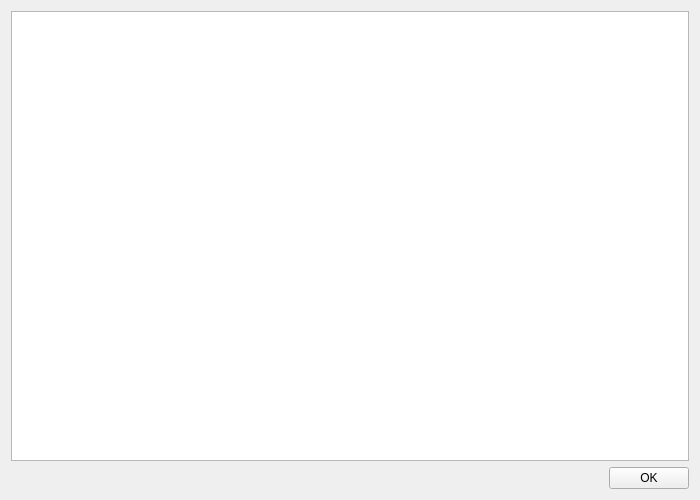
<?xml version="1.0" encoding="UTF-8"?>
<ui version="4.0">
 <class>vpnChangelog</class>
 <widget class="QWidget" name="vpnChangelog">
  <property name="geometry">
   <rect>
    <x>0</x>
    <y>0</y>
    <width>700</width>
    <height>500</height>
   </rect>
  </property>
  <property name="windowTitle">
   <string>Form</string>
  </property>
  <layout class="QVBoxLayout" name="verticalLayout">
   <item>
    <widget class="QTextBrowser" name="textBrowser">
     <property name="html">
      <string>&lt;!DOCTYPE HTML PUBLIC &quot;-//W3C//DTD HTML 4.0//EN&quot; &quot;http://www.w3.org/TR/REC-html40/strict.dtd&quot;&gt;
&lt;html&gt;&lt;head&gt;&lt;meta name=&quot;qrichtext&quot; content=&quot;1&quot; /&gt;&lt;style type=&quot;text/css&quot;&gt;
p, li { white-space: pre-wrap; }
&lt;/style&gt;&lt;/head&gt;&lt;body style=&quot; font-family:'Noto Sans'; font-size:10pt; font-weight:400; font-style:normal;&quot;&gt;
&lt;p style=&quot;-qt-paragraph-type:empty; margin-top:0px; margin-bottom:0px; margin-left:0px; margin-right:0px; -qt-block-indent:0; text-indent:0px;&quot;&gt;&lt;br /&gt;&lt;/p&gt;&lt;/body&gt;&lt;/html&gt;</string>
     </property>
    </widget>
   </item>
   <item>
    <layout class="QHBoxLayout" name="horizontalLayout">
     <item>
      <spacer name="horizontalSpacer">
       <property name="orientation">
        <enum>Qt::Horizontal</enum>
       </property>
       <property name="sizeHint" stdset="0">
        <size>
         <width>40</width>
         <height>20</height>
        </size>
       </property>
      </spacer>
     </item>
     <item>
      <widget class="QPushButton" name="btnOK">
       <property name="text">
        <string>OK</string>
       </property>
      </widget>
     </item>
    </layout>
   </item>
  </layout>
 </widget>
 <resources/>
 <connections/>
</ui>
